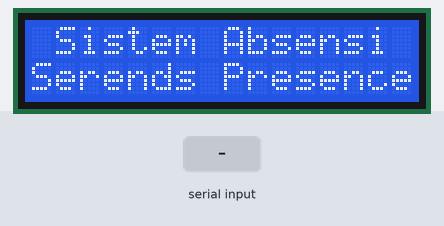
The sketch below on a simulated Arduino Uno, built with avr-gcc and run on an emulated ATmega328P. Parts: 16×2 character LCD. Inputs (shaded band) come from the test bench.

Above: at 3.2 s.
3.3 s: "1\n" received over Serial
At 3.6 s:
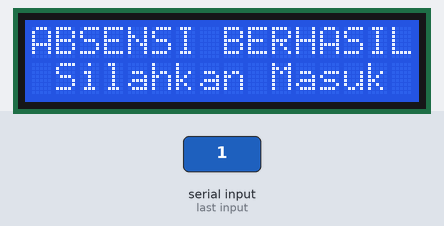
4.8 s: "0\n" received over Serial
At 6.0 s:
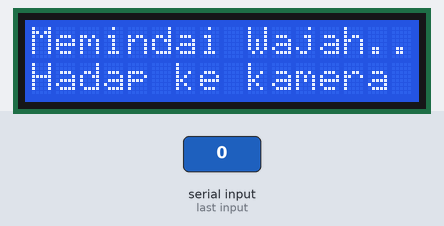
Timing chart, 0 to 7.8 s (numbered marks = the images above; inputs shaded):
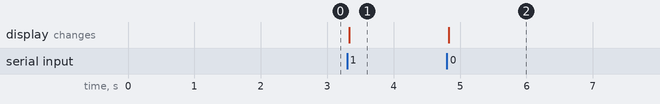

Measured:
- after the input at 3.3 s, the display: changes at once (image 1)
- after the input at 4.8 s, the display: changes at once (image 2)

The sketch:

lcd_absensi.ino
```cpp
#include <LiquidCrystal_I2C.h>
LiquidCrystal_I2C lcd(0x27, 16, 2);

String data_serial_receive;


void setup() {
  Serial.begin(57600);

  lcd.init();
  lcd.backlight();
  lcd.setCursor(1, 0);
  lcd.print("Sistem Absensi");
  lcd.setCursor(0, 1);
  lcd.print("Serends Presence");
  delay(2000);

}

void loop() {
   if (Serial.available() > 0) {
    data_serial_receive = Serial.readStringUntil('\n');

    if(data_serial_receive == "1") {
      lcd.clear();
      lcd.setCursor(0, 0);
      lcd.print("ABSENSI BERHASIL");
      lcd.setCursor(1, 1);
      lcd.print("Silahkan Masuk");
      delay(100);
    }
    if(data_serial_receive == "0") {
      lcd.clear();
      lcd.setCursor(0, 0);
      lcd.print("Memindai Wajah..");
      lcd.setCursor(0, 1);
      lcd.print("Hadap ke kamera");
      delay(100);
    }
  }
}
```
